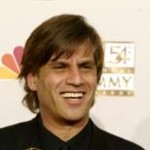
#> input picture resources/gambar8.jpg, 150 x 150 px, given in place of gambar1.jpg, which was not available
$ python edge_detection.py   (older library calls are emulated)
#> lines starting #> are read from the running program, lines starting #| are printed output that depends on the picture; after the words box and inside, x2 and y2 are one past the last pixel; in counts of white or black regions, pixels touching at a corner belong together; pictures that were not available may be replaced by others from this repository, and a replacement may not be noted
import cv2
import os
import numpy as np

# mendapatkan path direktori saat ini
current_dir = os.path.dirname(os.path.abspath(__file__))

# path direktori resources
resources_dir = os.path.join(current_dir, 'resources')

# daftar nama file gambar yang akan diproses
file_names = ['gambar1.jpg', 'gambar2.jpg', 'gambar3.jpg', 'gambar4.jpg', 'gambar5.jpg',
              'gambar6.jpg', 'gambar7.jpg', 'gambar8.jpg', 'gambar9.jpg', 'gambar10.jpg']

# edge detection dengan Sobel, Canny, dan Gaussian untuk setiap gambar
for name in file_names:
    # membaca gambar
    file_path = os.path.join(resources_dir, name)
    img = cv2.imread(file_path)
#> img is the input picture: shape (150, 150, 3); mean B, G, R 130.5, 151, 170

    # edge detection dengan Sobel
    gray = cv2.cvtColor(img, cv2.COLOR_BGR2GRAY)
    sobelx = cv2.Sobel(gray, cv2.CV_64F, 1, 0, ksize=5)
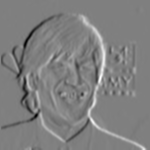
#> sobelx: shape (150, 150) float64; min -7941, max 7917, mean 27.2; drawn with min black and max white
    sobely = cv2.Sobel(gray, cv2.CV_64F, 0, 1, ksize=5)
    sobel = cv2.addWeighted(sobelx, 0.5, sobely, 0.5, 0)
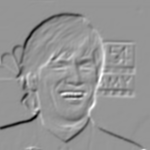
#> sobel: shape (150, 150) float64; min -6730, max 4705, mean -75.9; drawn with min black and max white

    # edge detection dengan Canny
    canny = cv2.Canny(gray, 100, 200)
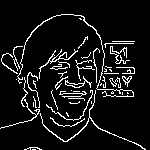
#> canny: shape (150, 150); 8.6% white in thin lines or dots, all inside (x1, y1, x2, y2) = (0, 14, 146, 150)

    # edge detection dengan Gaussian
    blur = cv2.GaussianBlur(gray, (5,5), 0)
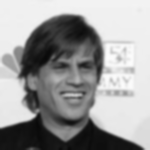
#> blur: shape (150, 150); min 9, max 252, mean 154.3
    gaussian = cv2.Laplacian(blur, cv2.CV_64F)
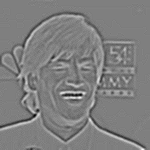
#> gaussian: shape (150, 150) float64; min -58, max 58, mean 0; drawn with min black and max white

    # menampilkan hasil
    cv2.imshow('Original', img)
    cv2.imshow('Sobel', sobel)
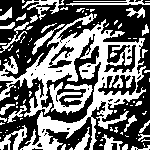
#> window 'Sobel': shape (150, 150); 42.7% white; 101 white regions (74 under 20 px), largest, box (x1, y1, x2, y2) and area: (0, 13, 146, 150) 6246, (49, 82, 93, 115) 672, (0, 125, 27, 150) 270
    cv2.imshow('Canny', canny)
    cv2.imshow('Gaussian', gaussian)
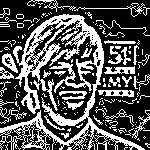
#> window 'Gaussian': shape (150, 150); 34.2% white; 175 white regions (140 under 20 px), largest, box (x1, y1, x2, y2) and area: (0, 14, 145, 150) 4840, (98, 90, 134, 97) 172, (104, 66, 135, 74) 164

    cv2.waitKey(0)
    cv2.destroyAllWindows()
#> pass 2 of the loop `for name in file_names:`:
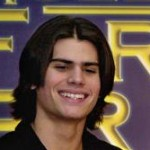
#> input picture resources/gambar2.jpg, 150 x 150 px
#> img is the input picture: shape (150, 150, 3); mean B, G, R 66.4, 80.3, 99.6
#> `canny = cv2.Canny(gray, 100, 200)`:
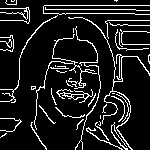
#> canny: shape (150, 150); 11.6% white in thin lines or dots
#> `cv2.imshow('Gaussian', gaussian)`:
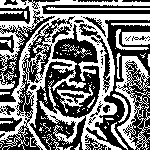
#> window 'Gaussian': shape (150, 150); 46% white; 109 white regions (87 under 20 px), largest, box (x1, y1, x2, y2) and area: (0, 0, 150, 150) 6974, (115, 56, 150, 150) 1222, (122, 32, 150, 45) 317
#> pass 3 of the loop `for name in file_names:`:
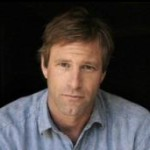
#> input picture resources/gambar3.jpg, 150 x 150 px
#> img is the input picture: shape (150, 150, 3); mean B, G, R 63.1, 64.4, 71.8
#> `canny = cv2.Canny(gray, 100, 200)`:
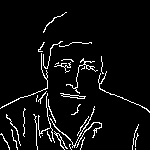
#> canny: shape (150, 150); 5.6% white in thin lines or dots
#> `cv2.imshow('Gaussian', gaussian)`:
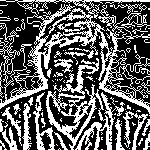
#> window 'Gaussian': shape (150, 150); 37.8% white in thin lines or dots
#> the loop made 10 passes; the first 3 are shown
